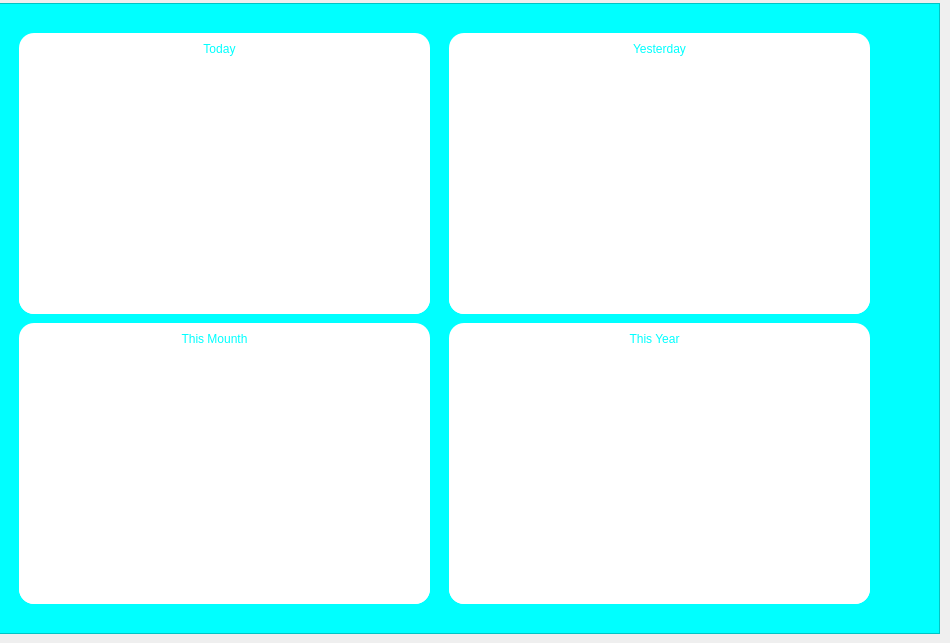
    <widget class="QWidget" name="page_3">
     <widget class="QFrame" name="frame_15">
      <property name="geometry">
       <rect>
        <x>-1</x>
        <y>3</y>
        <width>941</width>
        <height>631</height>
       </rect>
      </property>
      <property name="font">
       <font>
        <family>Segoe UI</family>
        <pointsize>10</pointsize>
        <weight>50</weight>
        <italic>false</italic>
        <bold>false</bold>
       </font>
      </property>
      <property name="styleSheet">
       <string notr="true">background-color: rgb(0, 255, 255);</string>
      </property>
      <property name="frameShape">
       <enum>QFrame::StyledPanel</enum>
      </property>
      <property name="frameShadow">
       <enum>QFrame::Raised</enum>
      </property>
      <widget class="QFrame" name="frame_16">
       <property name="geometry">
        <rect>
         <x>20</x>
         <y>320</y>
         <width>411</width>
         <height>281</height>
        </rect>
       </property>
       <property name="styleSheet">
        <string notr="true">background-color: rgb(255, 255, 255);border-radius: 15px;</string>
       </property>
       <property name="frameShape">
        <enum>QFrame::StyledPanel</enum>
       </property>
       <property name="frameShadow">
        <enum>QFrame::Raised</enum>
       </property>
       <widget class="QLabel" name="label_34">
        <property name="geometry">
         <rect>
          <x>110</x>
          <y>0</y>
          <width>171</width>
          <height>31</height>
         </rect>
        </property>
        <property name="styleSheet">
         <string notr="true">color: rgb(0, 255, 255);
font: 87 20pt &quot;Segoe UI Black&quot;;</string>
        </property>
        <property name="text">
         <string>This Mounth</string>
        </property>
        <property name="alignment">
         <set>Qt::AlignCenter</set>
        </property>
       </widget>
       <widget class="QGraphicsView" name="graphicsView_4">
        <property name="geometry">
         <rect>
          <x>0</x>
          <y>40</y>
          <width>411</width>
          <height>241</height>
         </rect>
        </property>
       </widget>
      </widget>
      <widget class="QFrame" name="frame_17">
       <property name="geometry">
        <rect>
         <x>20</x>
         <y>30</y>
         <width>411</width>
         <height>281</height>
        </rect>
       </property>
       <property name="styleSheet">
        <string notr="true">background-color: rgb(255, 255, 255);border-radius: 15px;</string>
       </property>
       <property name="frameShape">
        <enum>QFrame::StyledPanel</enum>
       </property>
       <property name="frameShadow">
        <enum>QFrame::Raised</enum>
       </property>
       <widget class="QLabel" name="label_35">
        <property name="geometry">
         <rect>
          <x>150</x>
          <y>0</y>
          <width>101</width>
          <height>31</height>
         </rect>
        </property>
        <property name="styleSheet">
         <string notr="true">color: rgb(0, 255, 255);
font: 87 20pt &quot;Segoe UI Black&quot;;</string>
        </property>
        <property name="text">
         <string>Today</string>
        </property>
        <property name="alignment">
         <set>Qt::AlignCenter</set>
        </property>
       </widget>
       <widget class="QGraphicsView" name="graphicsView_2">
        <property name="geometry">
         <rect>
          <x>0</x>
          <y>40</y>
          <width>411</width>
          <height>241</height>
         </rect>
        </property>
       </widget>
      </widget>
      <widget class="QFrame" name="frame_18">
       <property name="geometry">
        <rect>
         <x>450</x>
         <y>320</y>
         <width>421</width>
         <height>281</height>
        </rect>
       </property>
       <property name="styleSheet">
        <string notr="true">background-color: rgb(255, 255, 255);border-radius: 15px;</string>
       </property>
       <property name="frameShape">
        <enum>QFrame::StyledPanel</enum>
       </property>
       <property name="frameShadow">
        <enum>QFrame::Raised</enum>
       </property>
       <widget class="QLabel" name="label_36">
        <property name="geometry">
         <rect>
          <x>130</x>
          <y>0</y>
          <width>151</width>
          <height>31</height>
         </rect>
        </property>
        <property name="styleSheet">
         <string notr="true">color: rgb(0, 255, 255);
font: 87 20pt &quot;Segoe UI Black&quot;;</string>
        </property>
        <property name="text">
         <string>This Year</string>
        </property>
        <property name="alignment">
         <set>Qt::AlignCenter</set>
        </property>
       </widget>
       <widget class="QGraphicsView" name="graphicsView_5">
        <property name="geometry">
         <rect>
          <x>0</x>
          <y>40</y>
          <width>421</width>
          <height>241</height>
         </rect>
        </property>
       </widget>
      </widget>
      <widget class="QFrame" name="frame_19">
       <property name="geometry">
        <rect>
         <x>450</x>
         <y>30</y>
         <width>421</width>
         <height>281</height>
        </rect>
       </property>
       <property name="styleSheet">
        <string notr="true">background-color: rgb(255, 255, 255);border-radius: 15px;</string>
       </property>
       <property name="frameShape">
        <enum>QFrame::StyledPanel</enum>
       </property>
       <property name="frameShadow">
        <enum>QFrame::Raised</enum>
       </property>
       <widget class="QLabel" name="label_37">
        <property name="geometry">
         <rect>
          <x>140</x>
          <y>0</y>
          <width>141</width>
          <height>31</height>
         </rect>
        </property>
        <property name="styleSheet">
         <string notr="true">color: rgb(0, 255, 255);
font: 87 20pt &quot;Segoe UI Black&quot;;</string>
        </property>
        <property name="text">
         <string>Yesterday</string>
        </property>
        <property name="alignment">
         <set>Qt::AlignCenter</set>
        </property>
       </widget>
       <widget class="QGraphicsView" name="graphicsView_3">
        <property name="geometry">
         <rect>
          <x>0</x>
          <y>40</y>
          <width>421</width>
          <height>241</height>
         </rect>
        </property>
       </widget>
      </widget>
     </widget>
    </widget>
